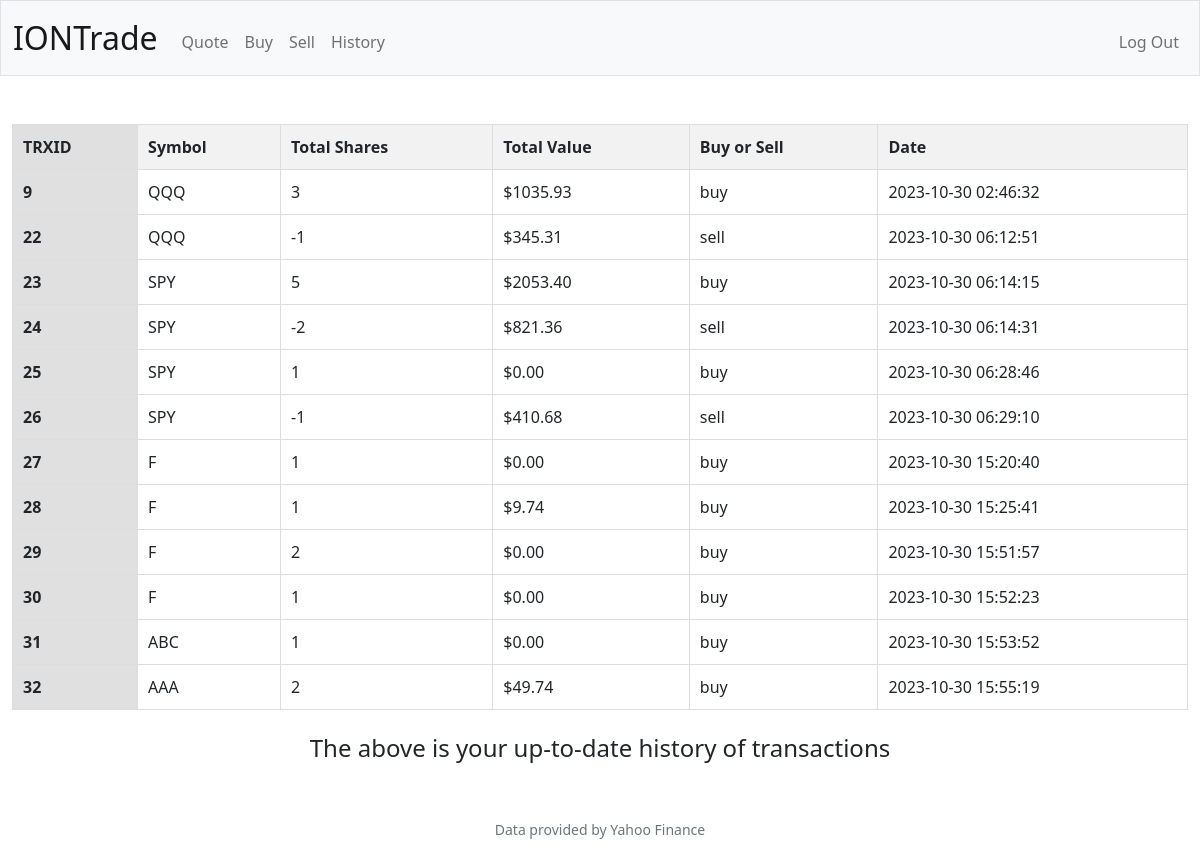
Screenshot of /history (signed in) with the database file from the repository.
### tables this page shows
CREATE TABLE userdata (trx_id integer primary key autoincrement not null, id integer, symbol text not null, quantity integer not null, value real not null, buysell text, date text);

### app.py (the view)
@app.route("/history")
@login_required
def history():
    history = db.execute("""
        SELECT trx_id, symbol, quantity,
               printf("$%.2f", value) as formatted_value,
               buysell, date
        FROM userdata
        WHERE id = :id
    """, id=session["user_id"])
    return render_template("history.html", history=history)

### app.py (called while the page is built)
@app.after_request
def after_request(response):
    response.headers["Cache-Control"] = "no-cache, no-store, must-revalidate"
    response.headers["Expires"] = 0
    response.headers["Pragma"] = "no-cache"
    return response

### helpers.py (called while the page is built)
def login_required(f):
    @wraps(f)
    def decorated_function(*args, **kwargs):
        if session.get("user_id") is None:
            return redirect("/login")
        return f(*args, **kwargs)
    return decorated_function

### templates/history.html (shortened to what this page needs)
{% extends "layout.html" %}
{% block main %}
<center>
    <table>
        <tr>
            <th>TRXID</th>
            <th>Symbol</th>
            <th>Total Shares</th>
            <th>Total Value</th>
            <th>Buy or Sell</th>
            <th>Date</th>
        </tr>
        {% for row in history %}
            <tr>
                <td>  {{ row.trx_id }}  </td>
                <td>  {{ row.symbol }}  </td>
                <td>  {{ row.quantity }}  </td>
                <td>  {{ row.formatted_value }}  </td>
                <td>  {{ row.buysell }}  </td>
                <td>  {{ row.date }}  </td>
            </tr>
        {% endfor %}
    </table><br>
    <h4>The above is your up-to-date history of transactions</h4>
</center>
{% endblock %}

### templates/layout.html (shortened to what this page needs)
<!DOCTYPE html>
<html lang="en">
    <head>
        <link href="https://cdn.jsdelivr.net/npm/bootstrap@5.1.3/dist/css/bootstrap.min.css" rel="stylesheet">
        <link href="/static/styles.css" rel="stylesheet">
    </head>
    <body>
        <nav class="bg-light border navbar navbar-expand-md navbar-light">
            <div class="container-fluid">
                <a class="navbar-brand" href="/">IONTrade</a>
                <div class="collapse navbar-collapse" id="navbar">
                    {% if session["user_id"] %}
                        <ul class="navbar-nav me-auto mt-2">
                            <li class="nav-item"><a class="nav-link" href="/quote">Quote</a></li>
                            <li class="nav-item"><a class="nav-link" href="/buy">Buy</a></li>
                            <li class="nav-item"><a class="nav-link" href="/sell">Sell</a></li>
                            <li class="nav-item"><a class="nav-link" href="/history">History</a></li>
                        </ul>
                        <ul class="navbar-nav ms-auto mt-2">
                            <li class="nav-item"><a class="nav-link" href="/logout">Log Out</a></li>
                        </ul>
                    {% else %}
                        <ul class="navbar-nav ms-auto mt-2">
                            <li class="nav-item"><a class="nav-link" href="/register">Register</a></li>
                            <li class="nav-item"><a class="nav-link" href="/login">Log In</a></li>
                        </ul>
                    {% endif %}
                </div>
            </div>
        </nav>
        <main class="container-fluid py-5 text-center">
            {% block main %}{% endblock %}
        </main>
        <footer class="mb-5 small text-center text-muted">
            Data provided by Yahoo Finance</a>
        </footer>
    </body>
</html>

### static/styles.css (style rules this page uses)
nav .navbar-brand { font-size: xx-large; }
table { width: 100%; border-collapse: collapse; border-spacing: 0; }
th { background-color: #f2f2f2; text-align: left; padding: 10px; border: 1px solid #ddd; }
td { text-align: left; padding: 10px; border: 1px solid #ddd; }
tr:nth-child(even) { background-color: #fff; }
td:first-child, th:first-child { background-color: #e0e0e0; font-weight: bold; }
a { text-decoration: none; color: #0074cc; }

### rows the page displays
userdata: trx_id "9", symbol "QQQ", quantity "3", formatted_value "$1035.93", buysell "buy", date "2023-10-30 02:46:32"
userdata: trx_id "22", symbol "QQQ", quantity "-1", formatted_value "$345.31", buysell "sell", date "2023-10-30 06:12:51"
userdata: trx_id "23", symbol "SPY", quantity "5", formatted_value "$2053.40", buysell "buy", date "2023-10-30 06:14:15"
userdata: trx_id "24", symbol "SPY", quantity "-2", formatted_value "$821.36", buysell "sell", date "2023-10-30 06:14:31"
userdata: trx_id "25", symbol "SPY", quantity "1", formatted_value "$0.00", buysell "buy", date "2023-10-30 06:28:46"
userdata: trx_id "26", symbol "SPY", quantity "-1", formatted_value "$410.68", buysell "sell", date "2023-10-30 06:29:10"
userdata: trx_id "27", symbol "F", quantity "1", formatted_value "$0.00", buysell "buy", date "2023-10-30 15:20:40"
userdata: trx_id "28", symbol "F", quantity "1", formatted_value "$9.74", buysell "buy", date "2023-10-30 15:25:41"
userdata: trx_id "29", symbol "F", quantity "2", formatted_value "$0.00", buysell "buy", date "2023-10-30 15:51:57"
userdata: trx_id "30", symbol "F", quantity "1", formatted_value "$0.00", buysell "buy", date "2023-10-30 15:52:23"
userdata: trx_id "31", symbol "ABC", quantity "1", formatted_value "$0.00", buysell "buy", date "2023-10-30 15:53:52"
userdata: trx_id "32", symbol "AAA", quantity "2", formatted_value "$49.74", buysell "buy", date "2023-10-30 15:55:19"
